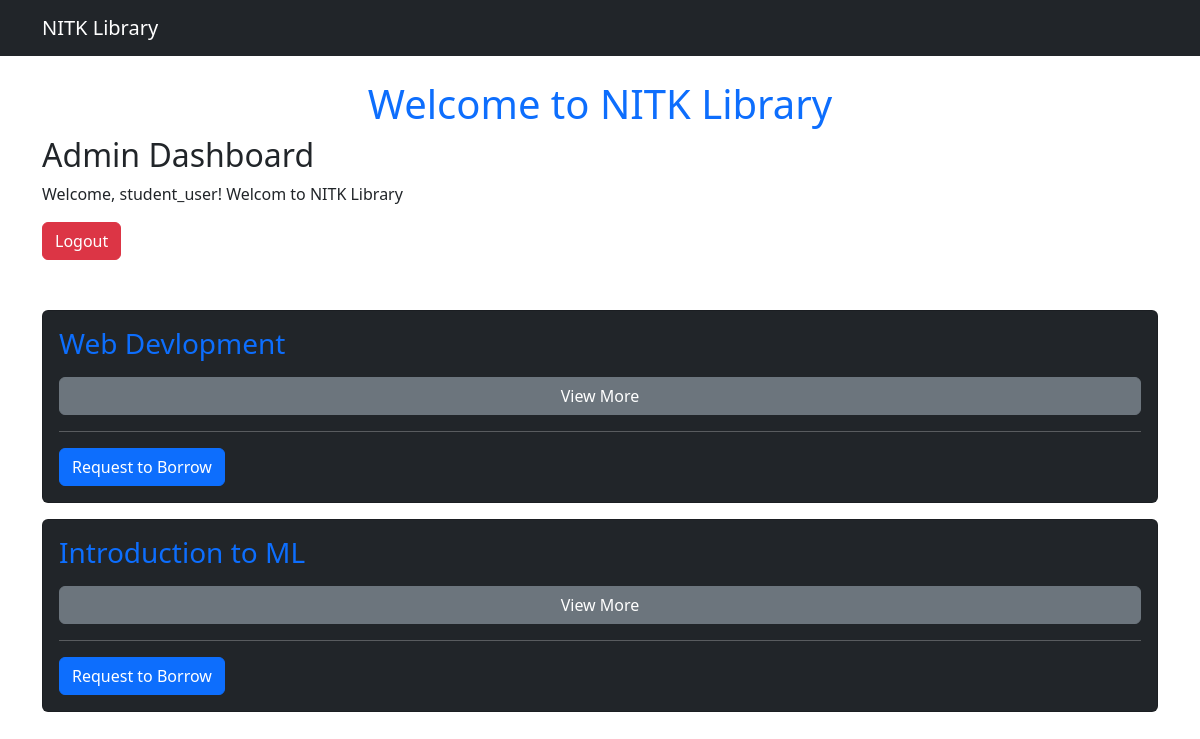
Before: /dashboard/admin/ (signed in) with the older database file.
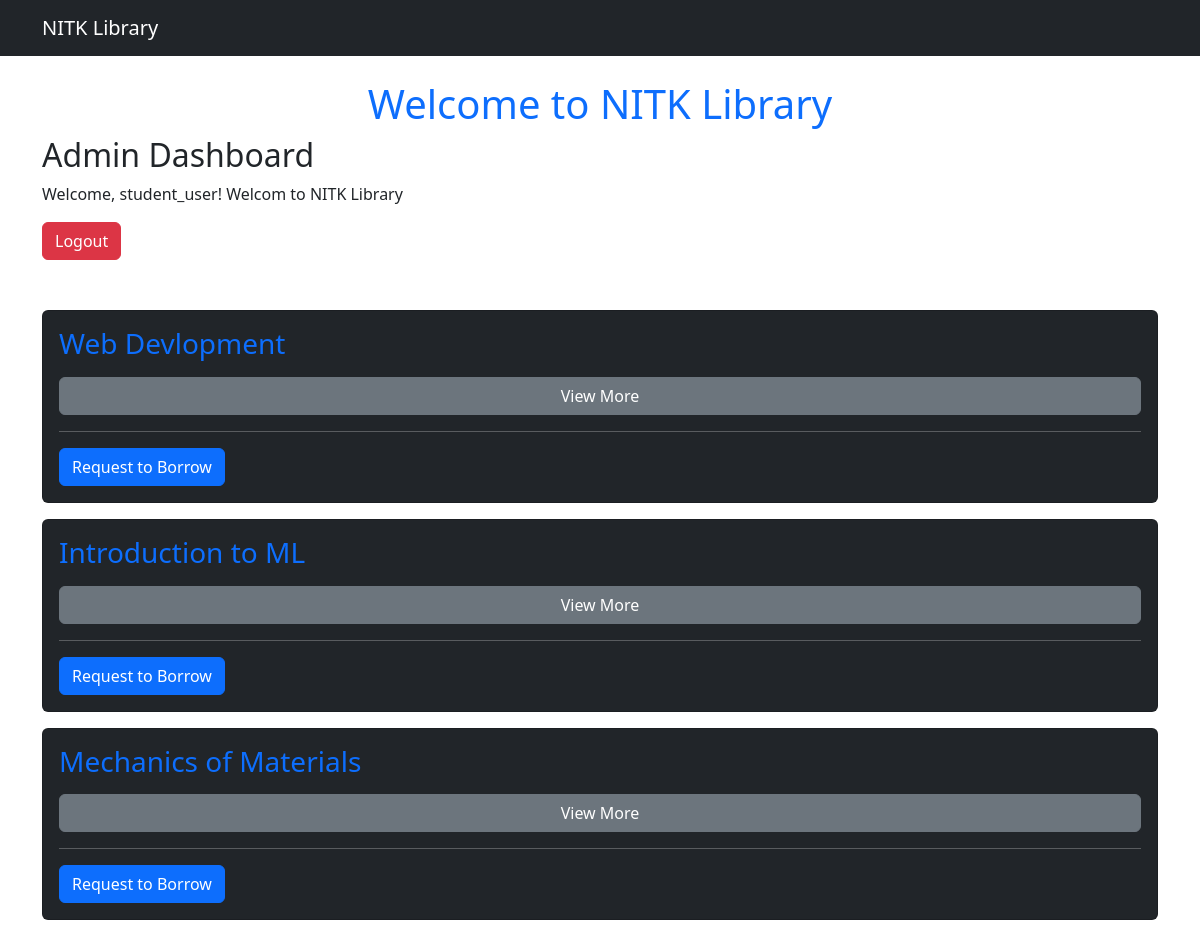
After: the same page with the newer database file.
### books/models.py (models this page shows, shortened)
class Book(models.Model):
    GenreChoices = [
    ('Metallurgy', 'METALLURGY'),
    ('Computer Science', 'CS'),
    ('ECE', 'ECE'),
    ('EEE', 'EEE'),
    ('Mechanical', 'MECHANICAL'),
    ('Civil', 'CIVIL'),
    ('AI', 'AI'),
    ('Data Science', 'DATA_SCIENCE'),
    ('Mining', 'MINING'),
    ('IT', 'IT')
]
    title = models.CharField(max_length=255)
    author = models.ForeignKey(Author, on_delete=models.CASCADE)
    publisher = models.CharField(max_length=255)
    pages = models.IntegerField(validators=[MinValueValidator(1)])
    price = models.DecimalField(max_digits=8, decimal_places=2)
    genre = models.CharField(max_length=50, choices=GenreChoices)
    topics = models.TextField(blank=True, null=True)
    available_copies = models.IntegerField(default=1, validators=[MinValueValidator(0)])

### users/views.py (the view)
# urls.py: path('dashboard/admin/', admin_dashboard, name='admin_dashboard'),
@login_required
def admin_dashboard(request):
    books = Book.objects.all()
    return render(request, "admin_dashboard.html", {"books": books})

### users/models.py (called while the page is built)
    def is_student(self):
        return self.role == UserRoles.STUDENT

    def is_librarian(self):
        return self.role == UserRoles.LIBRARIAN

    def is_admin(self):
        return self.role == UserRoles.ADMIN

### users/templates/admin_dashboard.html
{% extends "base.html" %}
{% block content %}
<h2>Admin Dashboard</h2>
<p>Welcome, {{ request.user.username }}! Welcom to NITK Library</p>
<a href="{% url 'logout' %}" class="btn btn-danger">Logout</a>
<div style="height: 50px;"></div>
{% include "book_list.html" %}
{% endblock %}

### books/templates/book_component.html (shortened to what this page needs)
<div class="card text-white bg-dark mb-3">
    <div class="card-body">
        <h3 class="card-title text-primary">{{ book.title }}</h3>
        <button class="btn btn-secondary w-100 mt-2" type="button" data-bs-toggle="collapse" data-bs-target="#bookDetails-{{ book.id }}" aria-expanded="false">
            View More
        </button>
        <hr>
        {% if request.user.is_student %}
        <form action="{% url 'borrow_request' book.id %}" method="post">
            <button type="submit" class="btn btn-primary"
                {% if book.available_copies == 0 or existing_borrow %}disabled{% endif %}>
                Request to Borrow
            </button>
        </form>
    {% endif %}
    </div>
</div>

Changed rows visible on the page:
added Book: title "Mechanics of Materials"
